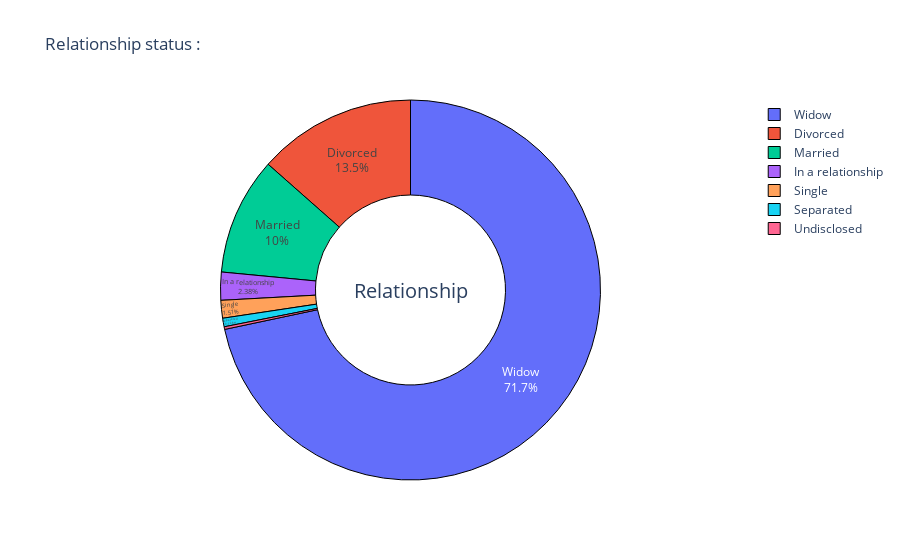

The notebook cell this image was saved under:
### Code cell
fig = go.Figure(
    data = [
        go.Pie(
            labels = df.marital_status.dropna().unique(), 
            values = df.marital_status.value_counts().dropna(), 
            textinfo='percent + label', 
            textposition='inside',
            marker=dict(line=dict(color='#000000', width=1)),
            hole = 0.5
        )
    ]
)
fig.update_layout(
    title_text="Relationship status : ",
    annotations=[dict(text='Relationship', x=0.5, y=0.5, font_size=20, showarrow=False)])
fig.show()

### Figure 1 — Plotly figure (JSON) as saved in the notebook; plotly's stock layout.template omitted (floating-point values rounded to 4 significant figures)
{"data": [{"hole": 0.5, "labels": ["Widow", "Divorced", "Married", "In a relationship", "Single", "Separated", "Undisclosed"], "marker": {"line": {"color": "#000000", "width": 1}}, "textinfo": "percent+label", "textposition": "inside", "type": "pie", "values": [7110, 1338, 992, 236, 150, 72, 22]}], "layout": {"annotations": [{"font": {"size": 20}, "showarrow": false, "text": "Relationship", "x": 0.5, "y": 0.5}], "title": {"text": "Relationship status : "}}}
